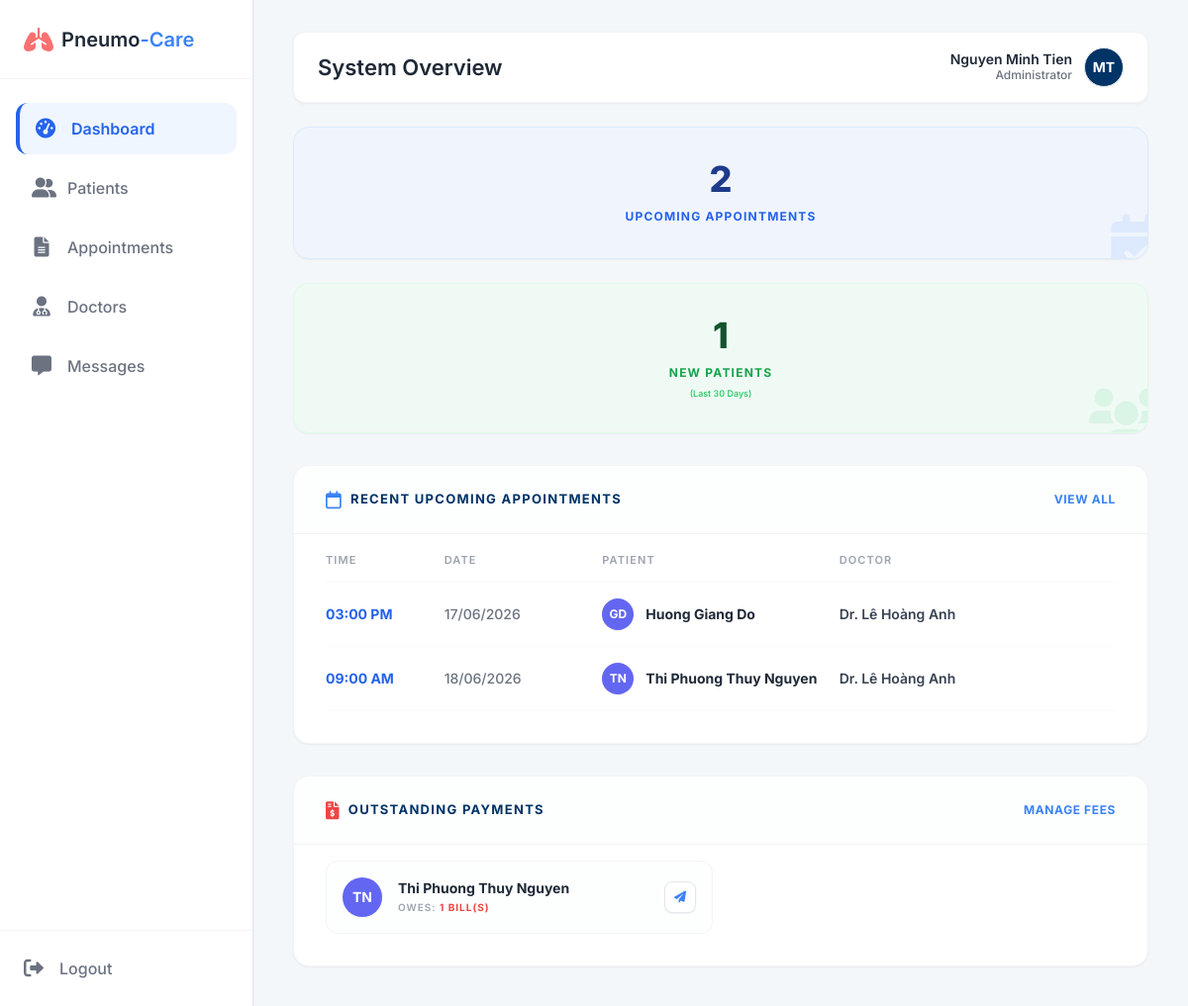
/adm_dashboard.php (signed in), run on the app's committed database.
### tables this page shows
CREATE TABLE `Appointments` (
  `appointment_id` int(11) NOT NULL,
  `patient_id` int(11) DEFAULT NULL,
  `doctor_id` int(11) DEFAULT NULL,
  `appointment_date` date NOT NULL,
  `appointment_time` time NOT NULL,
  `patient_symptoms_note` text DEFAULT NULL,
  `status` enum('Scheduled','In Progress','Completed','Cancelled','No-Show') DEFAULT 'Scheduled',
  `fee_status` enum('Paid','Unpaid') DEFAULT 'Unpaid',
  `payment_method` enum('Tiền mặt','Chuyển khoản') DEFAULT NULL,
  `created_at` timestamp NOT NULL DEFAULT current_timestamp(),
  `patient_notes` text DEFAULT NULL,
  `ai_prediction_label` varchar(50) DEFAULT NULL,
  `ai_confidence_score` decimal(5,2) DEFAULT NULL,
  `treatment_plan` text DEFAULT NULL
);

CREATE TABLE `Users` (
  `user_id` int(11) NOT NULL,
  `email` varchar(100) NOT NULL,
  `password_hash` varchar(255) NOT NULL,
  `full_name` varchar(100) NOT NULL,
  `role` enum('Admin','Doctor','Patient') NOT NULL,
  `avatar_url` text DEFAULT NULL,
  `is_active` tinyint(1) DEFAULT 1,
  `created_at` timestamp NOT NULL DEFAULT current_timestamp()
);

### adm_dashboard.php (the view, shortened to what this page needs)
<?php
require 'db.php';
$adminName = $_SESSION['name'];
function getInitials($fullName) {
    $words = explode(' ', trim($fullName));
    $count = count($words);
    if ($count >= 2) {
        $first = mb_substr($words[$count - 2], 0, 1, 'UTF-8');
        $second = mb_substr($words[$count - 1], 0, 1, 'UTF-8');
        return mb_strtoupper($first . $second, 'UTF-8');
    } elseif ($count == 1) {
        return mb_strtoupper(mb_substr($words[0], 0, 1, 'UTF-8'), 'UTF-8');
    }
    return '?';
}
function getAvatarColor($fullName) {
    $colors = ['bg-blue-500', 'bg-red-500', 'bg-green-500', 'bg-yellow-500', 'bg-purple-500', 'bg-pink-500', 'bg-indigo-500', 'bg-teal-500'];
    $index = strlen($fullName) % count($colors);
    return $colors[$index];
}
$totalAppointments = 0;
$newPatients = 0;
$newAppointmentsList = [];
$pendingFees = [];
try {
    $totalAppointments = $pdo->query("SELECT COUNT(*) FROM Appointments WHERE status = 'Scheduled'")->fetchColumn();
    $checkColumn = $pdo->query("SHOW COLUMNS FROM Users LIKE 'created_at'")->rowCount();
    if ($checkColumn > 0) {
        $newPatients = $pdo->query("SELECT COUNT(*) FROM Users WHERE role = 'Patient' AND created_at >= DATE_SUB(NOW(), INTERVAL 30 DAY)")->fetchColumn();
    } else {
        $newPatients = $pdo->query("SELECT COUNT(*) FROM Users WHERE role = 'Patient'")->fetchColumn();
    }
    $stmtAppt = $pdo->query("
        SELECT a.appointment_time, a.appointment_date,
               u_p.full_name as patient_name,
               u_d.full_name as doctor_name
        FROM Appointments a
        JOIN Users u_p ON a.patient_id = u_p.user_id
        JOIN Users u_d ON a.doctor_id = u_d.user_id
        WHERE a.status = 'Scheduled'
        ORDER BY a.appointment_date ASC, a.appointment_time ASC
        LIMIT 5
    ");
    $newAppointmentsList = $stmtAppt->fetchAll();
    $stmtFee = $pdo->query("
        SELECT u_p.full_name as patient_name, u_p.user_id, COUNT(a.appointment_id) as unpaid_bills
        FROM Appointments a
        JOIN Users u_p ON a.patient_id = u_p.user_id
        WHERE a.status != 'Cancelled' AND a.fee_status = 'Unpaid'
        GROUP BY u_p.user_id
        ORDER BY unpaid_bills DESC
        LIMIT 5
    ");
    $pendingFees = $stmtFee->fetchAll();
} catch (PDOException $e) {
    die("<div style='color:red; background:#fee2e2; padding:20px;'>Lỗi Database: " . $e->getMessage() . "</div>");
}
?>
<!DOCTYPE html>
<html lang="vi">
<head>
    <script src="https://cdn.tailwindcss.com"></script>
    <link href="https://cdnjs.cloudflare.com/ajax/libs/font-awesome/6.0.0/css/all.min.css" rel="stylesheet">
</head>
<body class="flex h-screen overflow-hidden text-gray-800 relative">
<div class="flex w-full h-full relative">
    <aside class="w-64 bg-white border-r border-gray-200 flex flex-col h-full flex-shrink-0 z-10 shadow-sm">
        <div class="h-20 flex items-center px-6 border-b border-gray-100">
            <i class="fa-solid fa-lungs text-red-400 text-2xl mr-2"></i>
            <span class="text-xl font-semibold">Pneumo<span class="text-blue-500">-Care</span></span>
        </div>
        <nav class="flex-1 px-4 py-6 space-y-2 overflow-y-auto">
            <a href="adm_dashboard.php" class="sidebar-active flex items-center gap-4 px-4 py-3 rounded-xl font-semibold transition-colors">
                <i class="fa-solid fa-gauge-high w-5 text-center text-xl"></i><span>Dashboard</span>
            </a>
            <a href="adm_patients.php" class="flex items-center gap-4 px-4 py-3 text-gray-500 hover:bg-gray-50 hover:text-gray-800 rounded-xl transition-colors font-medium">
                <i class="fa-solid fa-user-group w-5 text-center text-xl"></i><span>Patients</span>
            </a>
            <a href="adm_appointments.php" class="flex items-center gap-4 px-4 py-3 text-gray-500 hover:bg-gray-50 hover:text-gray-800 rounded-xl transition-colors font-medium">
                <i class="fa-solid fa-file-lines w-5 text-center text-xl"></i><span>Appointments</span>
            </a>
            <a href="adm_doctors.php" class="flex items-center gap-4 px-4 py-3 text-gray-500 hover:bg-gray-50 hover:text-gray-800 rounded-xl transition-colors font-medium">
                <i class="fa-solid fa-user-doctor w-5 text-center text-xl"></i><span>Doctors</span>
            </a>
            <a href="adm_messages.php" class="flex items-center gap-4 px-4 py-3 text-gray-500 hover:bg-gray-50 hover:text-gray-800 rounded-xl transition-colors font-medium">
                <i class="fa-solid fa-message w-5 text-center text-xl"></i><span>Messages</span>
            </a>
        </nav>
        <div class="p-6 border-t mt-auto border-gray-100">
            <a href="logout.php" class="flex items-center gap-4 text-gray-500 hover:text-red-500 transition-colors font-medium">
                <i class="fa-solid fa-right-from-bracket text-xl"></i><span>Logout</span>
            </a>
        </div>
    </aside>
    <main class="main-content bg-[#f4f7fa]">
        <div class="topbar-wrapper flex-shrink-0">
            <header class="topbar">
                <h1>System Overview</h1>
                <div class="flex items-center gap-6">
                    <div class="flex items-center gap-3 cursor-pointer">
                        <div class="text-right hidden sm:block">
                            <p class="text-sm font-semibold text-gray-800" style="line-height: 1.2;"><?php echo htmlspecialchars($adminName); ?></p>
                            <p class="text-xs text-gray-500 font-medium">Administrator</p>
                        </div>
                        <div class="w-10 h-10 rounded-full bg-[#003366] text-white flex items-center justify-center font-bold text-sm shadow-sm border border-gray-200">
                            <?php echo getInitials($adminName); ?>
                        </div>
                    </div>
                </div>
            </header>
        </div>
        <div class="content-area max-w-7xl mx-auto w-full">
            <div class="grid grid-cols-1 xl:grid-cols-12 gap-8">
                <div class="xl:col-span-3 flex flex-col gap-6">
                    <div class="bg-blue-50/70 border border-blue-100 rounded-2xl p-8 flex flex-col items-center justify-center shadow-sm relative overflow-hidden group hover:shadow-md transition-all cursor-pointer" onclick="location.href='adm_appointments.php'">
                        <i class="fa-solid fa-calendar-check absolute -right-4 -bottom-4 text-6xl text-blue-500/10 group-hover:scale-110 transition-transform"></i>
                        <div class="relative z-10 text-center">
                            <span class="text-4xl font-extrabold text-blue-900 block mb-1"><?php echo number_format($totalAppointments); ?></span>
                            <span class="text-xs font-bold text-blue-600 uppercase tracking-widest">Upcoming Appointments</span>
                        </div>
                    </div>
                    <div class="bg-green-50/70 border border-green-100 rounded-2xl p-8 flex flex-col items-center justify-center shadow-sm relative overflow-hidden group hover:shadow-md transition-all cursor-pointer" onclick="location.href='adm_patients.php'">
                        <i class="fa-solid fa-users absolute -right-4 -bottom-4 text-6xl text-green-500/10 group-hover:scale-110 transition-transform"></i>
                        <div class="relative z-10 text-center">
                            <span class="text-4xl font-extrabold text-green-900 block mb-1"><?php echo number_format($newPatients); ?></span>
                            <span class="text-xs font-bold text-green-600 uppercase tracking-widest">New Patients</span>
                            <p class="text-[9px] text-green-500 font-medium mt-1">(Last 30 Days)</p>
                        </div>
                    </div>
                </div>
                <div class="xl:col-span-9 flex flex-col gap-8">
                    <div class="bg-white rounded-2xl shadow-sm border border-gray-100 flex flex-col overflow-hidden">
                        <div class="px-8 py-5 border-b border-gray-100 bg-gray-50/30 flex justify-between items-center">
                            <h3 class="font-bold text-[#003366] text-[13px] uppercase tracking-widest flex items-center gap-2">
                                <i class="fa-regular fa-calendar text-blue-500 text-lg"></i> Recent Upcoming Appointments
                            </h3>
                            <a href="adm_appointments.php" class="text-xs font-bold text-blue-500 hover:text-blue-700 uppercase tracking-wider transition-colors">View All</a>
                        </div>
                        <div class="p-8 pt-4">
                            <table class="w-full text-left text-sm">
                                <thead class="text-gray-400 border-b border-gray-50">
                                    <tr>
                                        <th class="pb-3 font-semibold text-[11px] uppercase tracking-widest w-[15%]">Time</th>
                                        <th class="pb-3 font-semibold text-[11px] uppercase tracking-widest w-[20%]">Date</th>
                                        <th class="pb-3 font-semibold text-[11px] uppercase tracking-widest w-[30%]">Patient</th>
                                        <th class="pb-3 font-semibold text-[11px] uppercase tracking-widest w-[35%]">Doctor</th>
                                    </tr>
                                </thead>
                                <tbody class="text-gray-600">
                                    <?php if(empty($newAppointmentsList)): ?>
                                        <tr><td colspan="4" class="py-10 text-center text-gray-400 italic">No upcoming appointments found.</td></tr>
                                    <?php else: ?>
                                        <?php foreach ($newAppointmentsList as $appt): ?>
                                        <tr class="border-b border-gray-50 hover:bg-gray-50/50 transition-colors">
                                            <td class="py-4 font-bold text-blue-600"><?php echo date('h:i A', strtotime($appt['appointment_time'])); ?></td>
                                            <td class="py-4 font-medium text-gray-500"><?php echo date('d/m/Y', strtotime($appt['appointment_date'])); ?></td>
                                            <td class="py-4">
                                                <div class="flex items-center gap-3">
                                                    <div class="w-8 h-8 rounded-full <?php echo getAvatarColor($appt['patient_name']); ?> text-white flex items-center justify-center font-bold text-xs shadow-sm">
                                                        <?php echo getInitials($appt['patient_name']); ?>
                                                    </div>
                                                    <span class="font-bold text-gray-800"><?php echo htmlspecialchars($appt['patient_name']); ?></span>
                                                </div>
                                            </td>
                                            <td class="py-4 font-semibold text-gray-700">Dr. <?php echo htmlspecialchars($appt['doctor_name']); ?></td>
                                        </tr>
                                        <?php endforeach; ?>
                                    <?php endif; ?>
                                </tbody>
                            </table>
                        </div>
                    </div>
                    <div class="bg-white rounded-2xl shadow-sm border border-gray-100 flex flex-col overflow-hidden">
                        <div class="px-8 py-5 border-b border-gray-100 bg-gray-50/30 flex justify-between items-center">
                            <h3 class="font-bold text-[#003366] text-[13px] uppercase tracking-widest flex items-center gap-2">
                                <i class="fa-solid fa-file-invoice-dollar text-red-500 text-lg"></i> Outstanding Payments
                            </h3>
                            <a href="adm_appointments_completed.php" class="text-xs font-bold text-blue-500 hover:text-blue-700 uppercase tracking-wider transition-colors">Manage Fees</a>
                        </div>
                        <div class="p-8 pt-4">
                            <?php if(empty($pendingFees)): ?>
                                <div class="text-center py-8 text-green-500 italic bg-green-50/50 rounded-xl border border-dashed border-green-200 font-medium">
                                    <i class="fa-regular fa-face-smile-beam text-2xl mb-2 block"></i>
                                    All patient fees have been settled.
                                </div>
                            <?php else: ?>
                                <div class="grid grid-cols-1 md:grid-cols-2 gap-4">
                                    <?php foreach ($pendingFees as $fee): ?>
                                    <div class="flex justify-between items-center p-4 border border-gray-100 bg-gray-50/30 hover:bg-red-50/30 hover:border-red-100 rounded-xl transition-all group">
                                        <div class="flex items-center gap-4">
                                            <div class="w-10 h-10 rounded-full <?php echo getAvatarColor($fee['patient_name']); ?> text-white flex items-center justify-center font-bold text-sm shadow-sm">
                                                <?php echo getInitials($fee['patient_name']); ?>
                                            </div>
                                            <div>
                                                <p class="text-sm font-bold text-gray-800"><?php echo htmlspecialchars($fee['patient_name']); ?></p>
                                                <p class="text-[10px] font-semibold text-gray-400 uppercase tracking-widest mt-0.5">Owes: <span class="text-red-500 font-bold"><?php echo $fee['unpaid_bills']; ?> bill(s)</span></p>
                                            </div>
                                        </div>
                                        <a href="adm_messages.php?receiver_id=<?php echo $fee['user_id']; ?>"
                                           class="w-8 h-8 flex items-center justify-center rounded-lg bg-white border border-gray-200 text-blue-500 hover:bg-blue-500 hover:text-white hover:border-blue-500 transition-colors shadow-sm"
                                           title="Message Patient">
                                            <i class="fa-solid fa-paper-plane text-xs"></i>
                                        </a>
                                    </div>
                                    <?php endforeach; ?>
                                </div>
                            <?php endif; ?>
                        </div>
                    </div>
                </div>
            </div>
        </div>
    </main>
</div>
</body>
</html>

### data on the page
appointments: appointment_time "03:00 PM", appointment_date "17/06/2026", users.full_name "GD", users.full_name "Huong Giang Do", users.full_name "Lê Hoàng Anh"
appointments: appointment_time "09:00 AM", appointment_date "18/06/2026", users.full_name "TN", users.full_name "Thi Phuong Thuy Nguyen", users.full_name "Lê Hoàng Anh"
users: full_name "TN", full_name "Thi Phuong Thuy Nguyen", unpaid_bills "1"

### other printed values
$adminName "Nguyen Minh Tien"
getInitials($adminName) "MT"
$totalAppointments "2"
$newPatients "1"
